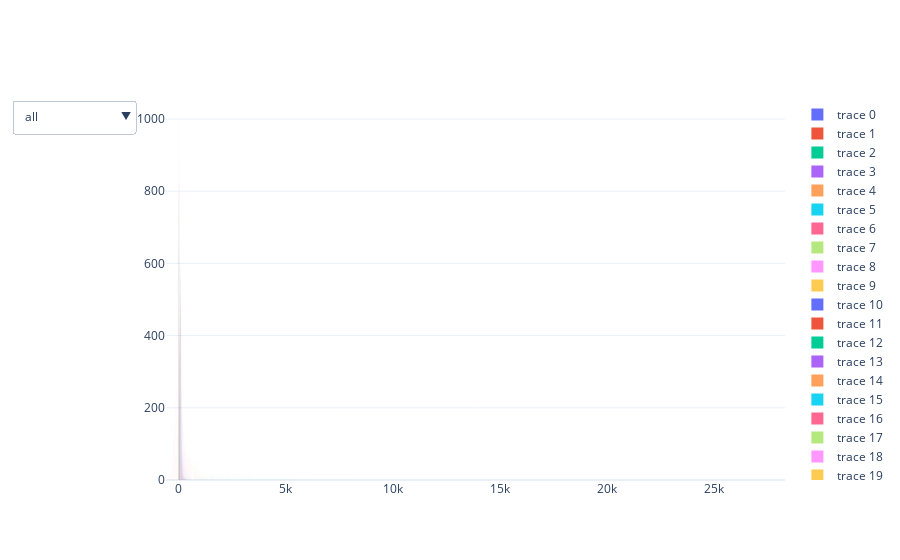

Source (notebook cell):
### Markdown cell above
Interactive multiplot- showing histogram of chosen feature

### Code cell
def multi_plot(df, addAll = True):
    fig = go.Figure()
    X = df.loc[:, df.columns.isin(['zero_cross_var', 'mfcc1_mean', 'mfcc2_var', 'mfcc3_mean', 'mfcc4_var', 'mfcc5_mean', 'mfcc6_var', 'mfcc7_mean', 'mfcc8_var', 'mfcc9_mean', 'mfcc10_var', 'mfcc11_mean', 'mfcc12_var', 'mfcc13_mean', 'mfcc14_var', 'mfcc15_mean', 'mfcc16_var', 'mfcc17_mean', 'mfcc18_var', 'mfcc19_mean', 'mfcc20_var', 'mfcc21_mean', 'mfcc22_var', 'mfcc23_mean', 'mfcc24_var', 'mfcc25_mean', 'mfcc26_var', 'mfcc27_mean', 'mfcc28_var', 'mfcc29_mean', 'mfcc30_var', 'mfcc31_mean', 'mfcc32_var', 'mfcc33_mean', 'mfcc34_var', 'mfcc35_mean', 'mfcc36_var', 'mfcc37_mean', 'mfcc38_var', 'mfcc39_mean', 'mfcc40_var'])]
    cols = X.columns
    for column in cols.to_list():
        fig.add_trace(
            go.Histogram(
                x = X[column]
            )
        )

    button_all = dict(label = 'all',
                      method = 'update',
                      args = [{'visible': cols,
                               'title': 'all',
                               'showlegend': False}])
    
    def create_layout_button(column):
        return dict(label = column,
                    method = 'update',
                    args = [{'visible': cols.isin([column]),
                             'title': column,
                             'showlegend': False}])
    
    fig.update_layout(
        updatemenus=[go.layout.Updatemenu(
            active = 0,
            showactive=False,
            buttons = ([button_all] * addAll) + list(cols.map(lambda column: create_layout_button(column)))
            )
        ])

    fig.show()

multi_plot(df)

### Figure 1 — Plotly figure (JSON) as saved in the notebook; plotly's stock layout.template omitted (floating-point values rounded to 4 significant figures; data arrays with more than 128 entries replaced by an {"elided": "..."} marker saying what was removed)
{"data": [{"type": "histogram", "x": {"elided": "1000 float values"}}, {"type": "histogram", "x": {"elided": "1000 float values"}}, {"type": "histogram", "x": {"elided": "1000 float values"}}, {"type": "histogram", "x": {"elided": "1000 float values"}}, {"type": "histogram", "x": {"elided": "1000 float values"}}, {"type": "histogram", "x": {"elided": "1000 float values"}}, {"type": "histogram", "x": {"elided": "1000 float values"}}, {"type": "histogram", "x": {"elided": "1000 float values"}}, {"type": "histogram", "x": {"elided": "1000 float values"}}, {"type": "histogram", "x": {"elided": "1000 float values"}}, {"type": "histogram", "x": {"elided": "1000 float values"}}, {"type": "histogram", "x": {"elided": "1000 float values"}}, {"type": "histogram", "x": {"elided": "1000 float values"}}, {"type": "histogram", "x": {"elided": "1000 float values"}}, {"type": "histogram", "x": {"elided": "1000 float values"}}, {"type": "histogram", "x": {"elided": "1000 float values"}}, {"type": "histogram", "x": {"elided": "1000 float values"}}, {"type": "histogram", "x": {"elided": "1000 float values"}}, {"type": "histogram", "x": {"elided": "1000 float values"}}, {"type": "histogram", "x": {"elided": "1000 float values"}}, {"type": "histogram", "x": {"elided": "1000 float values"}}, {"type": "histogram", "x": {"elided": "1000 float values"}}, {"type": "histogram", "x": {"elided": "1000 float values"}}, {"type": "histogram", "x": {"elided": "1000 float values"}}, {"type": "histogram", "x": {"elided": "1000 float values"}}, {"type": "histogram", "x": {"elided": "1000 float values"}}, {"type": "histogram", "x": {"elided": "1000 float values"}}, {"type": "histogram", "x": {"elided": "1000 float values"}}, {"type": "histogram", "x": {"elided": "1000 float values"}}, {"type": "histogram", "x": {"elided": "1000 float values"}}, {"type": "histogram", "x": {"elided": "1000 float values"}}, {"type": "histogram", "x": {"elided": "1000 float values"}}, {"type": "histogram", "x": {"elided": "1000 float values"}}, {"type": "histogram", "x": {"elided": "1000 float values"}}, {"type": "histogram", "x": {"elided": "1000 float values"}}, {"type": "histogram", "x": {"elided": "1000 float values"}}, {"type": "histogram", "x": {"elided": "1000 float values"}}, {"type": "histogram", "x": {"elided": "1000 float values"}}, {"type": "histogram", "x": {"elided": "1000 float values"}}, {"type": "histogram", "x": {"elided": "1000 float values"}}, {"type": "histogram", "x": {"elided": "1000 float values"}}], "layout": {"updatemenus": [{"active": 0, "buttons": [{"args": [{"showlegend": false, "title": "all", "visible": ["zero_cross_var", "mfcc1_mean", "mfcc2_var", "mfcc3_mean", "mfcc4_var", "mfcc5_mean", "mfcc6_var", "mfcc7_mean", "mfcc8_var", "mfcc9_mean", "mfcc10_var", "mfcc11_mean", "mfcc12_var", "mfcc13_mean", "mfcc14_var", "mfcc15_mean", "mfcc16_var", "mfcc17_mean", "mfcc18_var", "mfcc19_mean", "mfcc20_var", "mfcc21_mean", "mfcc22_var", "mfcc23_mean", "mfcc24_var", "mfcc25_mean", "mfcc26_var", "mfcc27_mean", "mfcc28_var", "mfcc29_mean", "mfcc30_var", "mfcc31_mean", "mfcc32_var", "mfcc33_mean", "mfcc34_var", "mfcc35_mean", "mfcc36_var", "mfcc37_mean", "mfcc38_var", "mfcc39_mean", "mfcc40_var"]}], "label": "all", "method": "update"}, {"args": [{"showlegend": false, "title": "zero_cross_var", "visible": [true, false, false, false, false, false, false, false, false, false, false, false, false, false, false, false, false, false, false, false, false, false, false, false, false, false, false, false, false, false, false, false, false, false, false, false, false, false, false, false, false]}], "label": "zero_cross_var", "method": "update"}, {"args": [{"showlegend": false, "title": "mfcc1_mean", "visible": [false, true, false, false, false, false, false, false, false, false, false, false, false, false, false, false, false, false, false, false, false, false, false, false, false, false, false, false, false, false, false, false, false, false, false, false, false, false, false, false, false]}], "label": "mfcc1_mean", "method": "update"}, {"args": [{"showlegend": false, "title": "mfcc2_var", "visible": [false, false, true, false, false, false, false, false, false, false, false, false, false, false, false, false, false, false, false, false, false, false, false, false, false, false, false, false, false, false, false, false, false, false, false, false, false, false, false, false, false]}], "label": "mfcc2_var", "method": "update"}, {"args": [{"showlegend": false, "title": "mfcc3_mean", "visible": [false, false, false, true, false, false, false, false, false, false, false, false, false, false, false, false, false, false, false, false, false, false, false, false, false, false, false, false, false, false, false, false, false, false, false, false, false, false, false, false, false]}], "label": "mfcc3_mean", "method": "update"}, {"args": [{"showlegend": false, "title": "mfcc4_var", "visible": [false, false, false, false, true, false, false, false, false, false, false, false, false, false, false, false, false, false, false, false, false, false, false, false, false, false, false, false, false, false, false, false, false, false, false, false, false, false, false, false, false]}], "label": "mfcc4_var", "method": "update"}, {"args": [{"showlegend": false, "title": "mfcc5_mean", "visible": [false, false, false, false, false, true, false, false, false, false, false, false, false, false, false, false, false, false, false, false, false, false, false, false, false, false, false, false, false, false, false, false, false, false, false, false, false, false, false, false, false]}], "label": "mfcc5_mean", "method": "update"}, {"args": [{"showlegend": false, "title": "mfcc6_var", "visible": [false, false, false, false, false, false, true, false, false, false, false, false, false, false, false, false, false, false, false, false, false, false, false, false, false, false, false, false, false, false, false, false, false, false, false, false, false, false, false, false, false]}], "label": "mfcc6_var", "method": "update"}, {"args": [{"showlegend": false, "title": "mfcc7_mean", "visible": [false, false, false, false, false, false, false, true, false, false, false, false, false, false, false, false, false, false, false, false, false, false, false, false, false, false, false, false, false, false, false, false, false, false, false, false, false, false, false, false, false]}], "label": "mfcc7_mean", "method": "update"}, {"args": [{"showlegend": false, "title": "mfcc8_var", "visible": [false, false, false, false, false, false, false, false, true, false, false, false, false, false, false, false, false, false, false, false, false, false, false, false, false, false, false, false, false, false, false, false, false, false, false, false, false, false, false, false, false]}], "label": "mfcc8_var", "method": "update"}, {"args": [{"showlegend": false, "title": "mfcc9_mean", "visible": [false, false, false, false, false, false, false, false, false, true, false, false, false, false, false, false, false, false, false, false, false, false, false, false, false, false, false, false, false, false, false, false, false, false, false, false, false, false, false, false, false]}], "label": "mfcc9_mean", "method": "update"}, {"args": [{"showlegend": false, "title": "mfcc10_var", "visible": [false, false, false, false, false, false, false, false, false, false, true, false, false, false, false, false, false, false, false, false, false, false, false, false, false, false, false, false, false, false, false, false, false, false, false, false, false, false, false, false, false]}], "label": "mfcc10_var", "method": "update"}, {"args": [{"showlegend": false, "title": "mfcc11_mean", "visible": [false, false, false, false, false, false, false, false, false, false, false, true, false, false, false, false, false, false, false, false, false, false, false, false, false, false, false, false, false, false, false, false, false, false, false, false, false, false, false, false, false]}], "label": "mfcc11_mean", "method": "update"}, {"args": [{"showlegend": false, "title": "mfcc12_var", "visible": [false, false, false, false, false, false, false, false, false, false, false, false, true, false, false, false, false, false, false, false, false, false, false, false, false, false, false, false, false, false, false, false, false, false, false, false, false, false, false, false, false]}], "label": "mfcc12_var", "method": "update"}, {"args": [{"showlegend": false, "title": "mfcc13_mean", "visible": [false, false, false, false, false, false, false, false, false, false, false, false, false, true, false, false, false, false, false, false, false, false, false, false, false, false, false, false, false, false, false, false, false, false, false, false, false, false, false, false, false]}], "label": "mfcc13_mean", "method": "update"}, {"args": [{"showlegend": false, "title": "mfcc14_var", "visible": [false, false, false, false, false, false, false, false, false, false, false, false, false, false, true, false, false, false, false, false, false, false, false, false, false, false, false, false, false, false, false, false, false, false, false, false, false, false, false, false, false]}], "label": "mfcc14_var", "method": "update"}, {"args": [{"showlegend": false, "title": "mfcc15_mean", "visible": [false, false, false, false, false, false, false, false, false, false, false, false, false, false, false, true, false, false, false, false, false, false, false, false, false, false, false, false, false, false, false, false, false, false, false, false, false, false, false, false, false]}], "label": "mfcc15_mean", "method": "update"}, {"args": [{"showlegend": false, "title": "mfcc16_var", "visible": [false, false, false, false, false, false, false, false, false, false, false, false, false, false, false, false, true, false, false, false, false, false, false, false, false, false, false, false, false, false, false, false, false, false, false, false, false, false, false, false, false]}], "label": "mfcc16_var", "method": "update"}, {"args": [{"showlegend": false, "title": "mfcc17_mean", "visible": [false, false, false, false, false, false, false, false, false, false, false, false, false, false, false, false, false, true, false, false, false, false, false, false, false, false, false, false, false, false, false, false, false, false, false, false, false, false, false, false, false]}], "label": "mfcc17_mean", "method": "update"}, {"args": [{"showlegend": false, "title": "mfcc18_var", "visible": [false, false, false, false, false, false, false, false, false, false, false, false, false, false, false, false, false, false, true, false, false, false, false, false, false, false, false, false, false, false, false, false, false, false, false, false, false, false, false, false, false]}], "label": "mfcc18_var", "method": "update"}, {"args": [{"showlegend": false, "title": "mfcc19_mean", "visible": [false, false, false, false, false, false, false, false, false, false, false, false, false, false, false, false, false, false, false, true, false, false, false, false, false, false, false, false, false, false, false, false, false, false, false, false, false, false, false, false, false]}], "label": "mfcc19_mean", "method": "update"}, {"args": [{"showlegend": false, "title": "mfcc20_var", "visible": [false, false, false, false, false, false, false, false, false, false, false, false, false, false, false, false, false, false, false, false, true, false, false, false, false, false, false, false, false, false, false, false, false, false, false, false, false, false, false, false, false]}], "label": "mfcc20_var", "method": "update"}, {"args": [{"showlegend": false, "title": "mfcc21_mean", "visible": [false, false, false, false, false, false, false, false, false, false, false, false, false, false, false, false, false, false, false, false, false, true, false, false, false, false, false, false, false, false, false, false, false, false, false, false, false, false, false, false, false]}], "label": "mfcc21_mean", "method": "update"}, {"args": [{"showlegend": false, "title": "mfcc22_var", "visible": [false, false, false, false, false, false, false, false, false, false, false, false, false, false, false, false, false, false, false, false, false, false, true, false, false, false, false, false, false, false, false, false, false, false, false, false, false, false, false, false, false]}], "label": "mfcc22_var", "method": "update"}, {"args": [{"showlegend": false, "title": "mfcc23_mean", "visible": [false, false, false, false, false, false, false, false, false, false, false, false, false, false, false, false, false, false, false, false, false, false, false, true, false, false, false, false, false, false, false, false, false, false, false, false, false, false, false, false, false]}], "label": "mfcc23_mean", "method": "update"}, {"args": [{"showlegend": false, "title": "mfcc24_var", "visible": [false, false, false, false, false, false, false, false, false, false, false, false, false, false, false, false, false, false, false, false, false, false, false, false, true, false, false, false, false, false, false, false, false, false, false, false, false, false, false, false, false]}], "label": "mfcc24_var", "method": "update"}, {"args": [{"showlegend": false, "title": "mfcc25_mean", "visible": [false, false, false, false, false, false, false, false, false, false, false, false, false, false, false, false, false, false, false, false, false, false, false, false, false, true, false, false, false, false, false, false, false, false, false, false, false, false, false, false, false]}], "label": "mfcc25_mean", "method": "update"}, {"args": [{"showlegend": false, "title": "mfcc26_var", "visible": [false, false, false, false, false, false, false, false, false, false, false, false, false, false, false, false, false, false, false, false, false, false, false, false, false, false, true, false, false, false, false, false, false, false, false, false, false, false, false, false, false]}], "label": "mfcc26_var", "method": "update"}, {"args": [{"showlegend": false, "title": "mfcc27_mean", "visible": [false, false, false, false, false, false, false, false, false, false, false, false, false, false, false, false, false, false, false, false, false, false, false, false, false, false, false, true, false, false, false, false, false, false, false, false, false, false, false, false, false]}], "label": "mfcc27_mean", "method": "update"}, {"args": [{"showlegend": false, "title": "mfcc28_var", "visible": [false, false, false, false, false, false, false, false, false, false, false, false, false, false, false, false, false, false, false, false, false, false, false, false, false, false, false, false, true, false, false, false, false, false, false, false, false, false, false, false, false]}], "label": "mfcc28_var", "method": "update"}, {"args": [{"showlegend": false, "title": "mfcc29_mean", "visible": [false, false, false, false, false, false, false, false, false, false, false, false, false, false, false, false, false, false, false, false, false, false, false, false, false, false, false, false, false, true, false, false, false, false, false, false, false, false, false, false, false]}], "label": "mfcc29_mean", "method": "update"}, {"args": [{"showlegend": false, "title": "mfcc30_var", "visible": [false, false, false, false, false, false, false, false, false, false, false, false, false, false, false, false, false, false, false, false, false, false, false, false, false, false, false, false, false, false, true, false, false, false, false, false, false, false, false, false, false]}], "label": "mfcc30_var", "method": "update"}, {"args": [{"showlegend": false, "title": "mfcc31_mean", "visible": [false, false, false, false, false, false, false, false, false, false, false, false, false, false, false, false, false, false, false, false, false, false, false, false, false, false, false, false, false, false, false, true, false, false, false, false, false, false, false, false, false]}], "label": "mfcc31_mean", "method": "update"}, {"args": [{"showlegend": false, "title": "mfcc32_var", "visible": [false, false, false, false, false, false, false, false, false, false, false, false, false, false, false, false, false, false, false, false, false, false, false, false, false, false, false, false, false, false, false, false, true, false, false, false, false, false, false, false, false]}], "label": "mfcc32_var", "method": "update"}, {"args": [{"showlegend": false, "title": "mfcc33_mean", "visible": [false, false, false, false, false, false, false, false, false, false, false, false, false, false, false, false, false, false, false, false, false, false, false, false, false, false, false, false, false, false, false, false, false, true, false, false, false, false, false, false, false]}], "label": "mfcc33_mean", "method": "update"}, {"args": [{"showlegend": false, "title": "mfcc34_var", "visible": [false, false, false, false, false, false, false, false, false, false, false, false, false, false, false, false, false, false, false, false, false, false, false, false, false, false, false, false, false, false, false, false, false, false, true, false, false, false, false, false, false]}], "label": "mfcc34_var", "method": "update"}, {"args": [{"showlegend": false, "title": "mfcc35_mean", "visible": [false, false, false, false, false, false, false, false, false, false, false, false, false, false, false, false, false, false, false, false, false, false, false, false, false, false, false, false, false, false, false, false, false, false, false, true, false, false, false, false, false]}], "label": "mfcc35_mean", "method": "update"}, {"args": [{"showlegend": false, "title": "mfcc36_var", "visible": [false, false, false, false, false, false, false, false, false, false, false, false, false, false, false, false, false, false, false, false, false, false, false, false, false, false, false, false, false, false, false, false, false, false, false, false, true, false, false, false, false]}], "label": "mfcc36_var", "method": "update"}, {"args": [{"showlegend": false, "title": "mfcc37_mean", "visible": [false, false, false, false, false, false, false, false, false, false, false, false, false, false, false, false, false, false, false, false, false, false, false, false, false, false, false, false, false, false, false, false, false, false, false, false, false, true, false, false, false]}], "label": "mfcc37_mean", "method": "update"}, {"args": [{"showlegend": false, "title": "mfcc38_var", "visible": [false, false, false, false, false, false, false, false, false, false, false, false, false, false, false, false, false, false, false, false, false, false, false, false, false, false, false, false, false, false, false, false, false, false, false, false, false, false, true, false, false]}], "label": "mfcc38_var", "method": "update"}, {"args": [{"showlegend": false, "title": "mfcc39_mean", "visible": [false, false, false, false, false, false, false, false, false, false, false, false, false, false, false, false, false, false, false, false, false, false, false, false, false, false, false, false, false, false, false, false, false, false, false, false, false, false, false, true, false]}], "label": "mfcc39_mean", "method": "update"}, {"args": [{"showlegend": false, "title": "mfcc40_var", "visible": [false, false, false, false, false, false, false, false, false, false, false, false, false, false, false, false, false, false, false, false, false, false, false, false, false, false, false, false, false, false, false, false, false, false, false, false, false, false, false, false, true]}], "label": "mfcc40_var", "method": "update"}], "showactive": false}]}}
